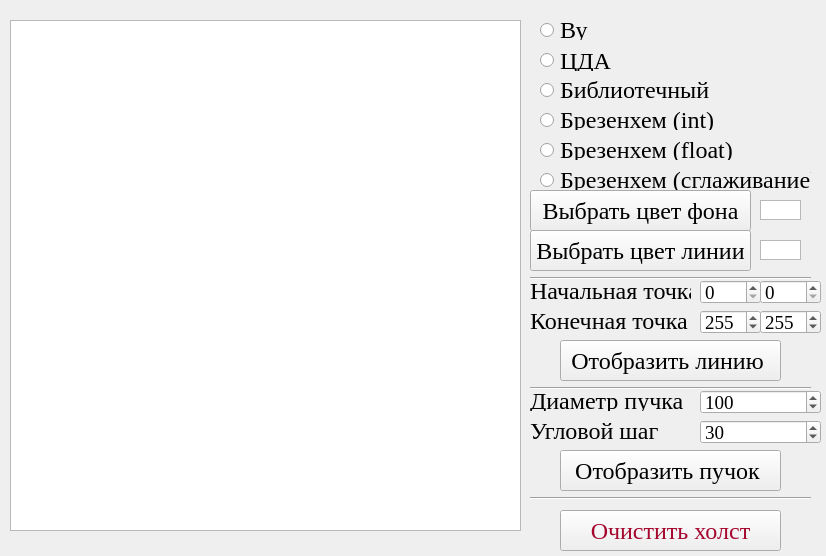
<?xml version="1.0" encoding="UTF-8"?>
<ui version="4.0">
 <class>window</class>
 <widget class="QMainWindow" name="window">
  <property name="geometry">
   <rect>
    <x>0</x>
    <y>0</y>
    <width>826</width>
    <height>556</height>
   </rect>
  </property>
  <property name="font">
   <font>
    <family>Courier New</family>
    <pointsize>14</pointsize>
    <weight>50</weight>
    <bold>false</bold>
   </font>
  </property>
  <property name="windowTitle">
   <string>Построение Отрезков</string>
  </property>
  <widget class="QWidget" name="centralwidget">
   <widget class="QGraphicsView" name="mainview">
    <property name="geometry">
     <rect>
      <x>10</x>
      <y>20</y>
      <width>511</width>
      <height>511</height>
     </rect>
    </property>
    <property name="font">
     <font>
      <family>Courier New</family>
      <pointsize>14</pointsize>
      <weight>50</weight>
      <bold>false</bold>
     </font>
    </property>
   </widget>
   <widget class="QRadioButton" name="cda">
    <property name="geometry">
     <rect>
      <x>540</x>
      <y>50</y>
      <width>221</width>
      <height>21</height>
     </rect>
    </property>
    <property name="font">
     <font>
      <family>Times New Roman</family>
      <pointsize>18</pointsize>
      <weight>50</weight>
      <bold>false</bold>
     </font>
    </property>
    <property name="text">
     <string>ЦДА</string>
    </property>
   </widget>
   <widget class="QRadioButton" name="br_float">
    <property name="geometry">
     <rect>
      <x>540</x>
      <y>140</y>
      <width>231</width>
      <height>20</height>
     </rect>
    </property>
    <property name="font">
     <font>
      <family>Times New Roman</family>
      <pointsize>18</pointsize>
      <weight>50</weight>
      <bold>false</bold>
     </font>
    </property>
    <property name="text">
     <string>Брезенхем (float)</string>
    </property>
   </widget>
   <widget class="QRadioButton" name="br_int">
    <property name="geometry">
     <rect>
      <x>540</x>
      <y>110</y>
      <width>201</width>
      <height>20</height>
     </rect>
    </property>
    <property name="font">
     <font>
      <family>Times New Roman</family>
      <pointsize>18</pointsize>
      <weight>50</weight>
      <bold>false</bold>
     </font>
    </property>
    <property name="text">
     <string>Брезенхем (int)</string>
    </property>
   </widget>
   <widget class="QRadioButton" name="br_smooth">
    <property name="geometry">
     <rect>
      <x>540</x>
      <y>170</y>
      <width>271</width>
      <height>20</height>
     </rect>
    </property>
    <property name="font">
     <font>
      <family>Times New Roman</family>
      <pointsize>18</pointsize>
      <weight>50</weight>
      <bold>false</bold>
     </font>
    </property>
    <property name="text">
     <string>Брезенхем (сглаживание)</string>
    </property>
   </widget>
   <widget class="QRadioButton" name="lib">
    <property name="geometry">
     <rect>
      <x>540</x>
      <y>20</y>
      <width>261</width>
      <height>20</height>
     </rect>
    </property>
    <property name="font">
     <font>
      <family>Times New Roman</family>
      <pointsize>18</pointsize>
      <weight>50</weight>
      <bold>false</bold>
     </font>
    </property>
    <property name="text">
     <string>Ву</string>
    </property>
   </widget>
   <widget class="QPushButton" name="btn_bground">
    <property name="geometry">
     <rect>
      <x>530</x>
      <y>190</y>
      <width>221</width>
      <height>41</height>
     </rect>
    </property>
    <property name="font">
     <font>
      <family>Times New Roman</family>
      <pointsize>18</pointsize>
      <weight>50</weight>
      <bold>false</bold>
     </font>
    </property>
    <property name="text">
     <string>Выбрать цвет фона</string>
    </property>
   </widget>
   <widget class="QGraphicsView" name="bground_color">
    <property name="geometry">
     <rect>
      <x>760</x>
      <y>200</y>
      <width>41</width>
      <height>20</height>
     </rect>
    </property>
    <property name="font">
     <font>
      <family>Times New Roman</family>
      <pointsize>14</pointsize>
      <weight>50</weight>
      <bold>false</bold>
     </font>
    </property>
   </widget>
   <widget class="QGraphicsView" name="line_color">
    <property name="geometry">
     <rect>
      <x>760</x>
      <y>240</y>
      <width>41</width>
      <height>20</height>
     </rect>
    </property>
    <property name="font">
     <font>
      <family>Times New Roman</family>
      <pointsize>14</pointsize>
      <weight>50</weight>
      <bold>false</bold>
     </font>
    </property>
   </widget>
   <widget class="QPushButton" name="btn_line">
    <property name="geometry">
     <rect>
      <x>530</x>
      <y>230</y>
      <width>221</width>
      <height>41</height>
     </rect>
    </property>
    <property name="font">
     <font>
      <family>Times New Roman</family>
      <pointsize>18</pointsize>
      <weight>50</weight>
      <bold>false</bold>
     </font>
    </property>
    <property name="text">
     <string>Выбрать цвет линии</string>
    </property>
   </widget>
   <widget class="QLabel" name="begin_point">
    <property name="geometry">
     <rect>
      <x>530</x>
      <y>280</y>
      <width>161</width>
      <height>21</height>
     </rect>
    </property>
    <property name="font">
     <font>
      <family>Times New Roman</family>
      <pointsize>18</pointsize>
      <weight>50</weight>
      <bold>false</bold>
     </font>
    </property>
    <property name="text">
     <string>Начальная точка</string>
    </property>
   </widget>
   <widget class="QLabel" name="end_point">
    <property name="geometry">
     <rect>
      <x>530</x>
      <y>310</y>
      <width>171</width>
      <height>21</height>
     </rect>
    </property>
    <property name="font">
     <font>
      <family>Times New Roman</family>
      <pointsize>18</pointsize>
      <weight>50</weight>
      <bold>false</bold>
     </font>
    </property>
    <property name="text">
     <string>Конечная точка</string>
    </property>
   </widget>
   <widget class="QSpinBox" name="begin_x">
    <property name="enabled">
     <bool>true</bool>
    </property>
    <property name="geometry">
     <rect>
      <x>700</x>
      <y>280</y>
      <width>61</width>
      <height>24</height>
     </rect>
    </property>
    <property name="font">
     <font>
      <family>Times New Roman</family>
      <pointsize>14</pointsize>
      <weight>50</weight>
      <bold>false</bold>
      <kerning>true</kerning>
     </font>
    </property>
    <property name="minimum">
     <number>0</number>
    </property>
    <property name="maximum">
     <number>511</number>
    </property>
   </widget>
   <widget class="QSpinBox" name="begin_y">
    <property name="geometry">
     <rect>
      <x>760</x>
      <y>280</y>
      <width>61</width>
      <height>24</height>
     </rect>
    </property>
    <property name="font">
     <font>
      <family>Times New Roman</family>
      <pointsize>14</pointsize>
      <weight>50</weight>
      <bold>false</bold>
     </font>
    </property>
    <property name="maximum">
     <number>511</number>
    </property>
   </widget>
   <widget class="QSpinBox" name="end_x">
    <property name="geometry">
     <rect>
      <x>700</x>
      <y>310</y>
      <width>61</width>
      <height>24</height>
     </rect>
    </property>
    <property name="font">
     <font>
      <family>Times New Roman</family>
      <pointsize>14</pointsize>
      <weight>50</weight>
      <bold>false</bold>
     </font>
    </property>
    <property name="maximum">
     <number>511</number>
    </property>
    <property name="value">
     <number>255</number>
    </property>
   </widget>
   <widget class="QSpinBox" name="end_y">
    <property name="geometry">
     <rect>
      <x>760</x>
      <y>310</y>
      <width>61</width>
      <height>24</height>
     </rect>
    </property>
    <property name="font">
     <font>
      <family>Times New Roman</family>
      <pointsize>14</pointsize>
      <weight>50</weight>
      <bold>false</bold>
     </font>
    </property>
    <property name="maximum">
     <number>511</number>
    </property>
    <property name="value">
     <number>255</number>
    </property>
   </widget>
   <widget class="QPushButton" name="draw_line">
    <property name="geometry">
     <rect>
      <x>560</x>
      <y>340</y>
      <width>221</width>
      <height>41</height>
     </rect>
    </property>
    <property name="font">
     <font>
      <family>Times New Roman</family>
      <pointsize>18</pointsize>
      <weight>50</weight>
      <bold>false</bold>
     </font>
    </property>
    <property name="text">
     <string>Отобразить линию </string>
    </property>
   </widget>
   <widget class="Line" name="line">
    <property name="geometry">
     <rect>
      <x>530</x>
      <y>270</y>
      <width>281</width>
      <height>16</height>
     </rect>
    </property>
    <property name="font">
     <font>
      <family>Times New Roman</family>
      <pointsize>14</pointsize>
      <weight>50</weight>
      <bold>false</bold>
     </font>
    </property>
    <property name="orientation">
     <enum>Qt::Horizontal</enum>
    </property>
   </widget>
   <widget class="Line" name="line_2">
    <property name="geometry">
     <rect>
      <x>530</x>
      <y>380</y>
      <width>281</width>
      <height>16</height>
     </rect>
    </property>
    <property name="font">
     <font>
      <family>Times New Roman</family>
      <pointsize>14</pointsize>
      <weight>50</weight>
      <bold>false</bold>
     </font>
    </property>
    <property name="orientation">
     <enum>Qt::Horizontal</enum>
    </property>
   </widget>
   <widget class="QPushButton" name="draw_sun">
    <property name="geometry">
     <rect>
      <x>560</x>
      <y>450</y>
      <width>221</width>
      <height>41</height>
     </rect>
    </property>
    <property name="font">
     <font>
      <family>Times New Roman</family>
      <pointsize>18</pointsize>
      <weight>50</weight>
      <bold>false</bold>
     </font>
    </property>
    <property name="text">
     <string>Отобразить пучок </string>
    </property>
   </widget>
   <widget class="QSpinBox" name="spin_angle">
    <property name="geometry">
     <rect>
      <x>700</x>
      <y>420</y>
      <width>121</width>
      <height>24</height>
     </rect>
    </property>
    <property name="font">
     <font>
      <family>Times New Roman</family>
      <pointsize>14</pointsize>
      <weight>50</weight>
      <bold>false</bold>
     </font>
    </property>
    <property name="maximum">
     <number>360</number>
    </property>
    <property name="value">
     <number>30</number>
    </property>
   </widget>
   <widget class="QLabel" name="diametr">
    <property name="geometry">
     <rect>
      <x>530</x>
      <y>390</y>
      <width>161</width>
      <height>21</height>
     </rect>
    </property>
    <property name="font">
     <font>
      <family>Times New Roman</family>
      <pointsize>18</pointsize>
      <weight>50</weight>
      <bold>false</bold>
     </font>
    </property>
    <property name="text">
     <string>Диаметр пучка</string>
    </property>
   </widget>
   <widget class="QLabel" name="angle_step">
    <property name="geometry">
     <rect>
      <x>530</x>
      <y>420</y>
      <width>171</width>
      <height>21</height>
     </rect>
    </property>
    <property name="font">
     <font>
      <family>Times New Roman</family>
      <pointsize>18</pointsize>
      <weight>50</weight>
      <bold>false</bold>
     </font>
    </property>
    <property name="text">
     <string>Угловой шаг</string>
    </property>
   </widget>
   <widget class="Line" name="line_4">
    <property name="geometry">
     <rect>
      <x>530</x>
      <y>490</y>
      <width>281</width>
      <height>16</height>
     </rect>
    </property>
    <property name="font">
     <font>
      <family>Times New Roman</family>
      <pointsize>14</pointsize>
      <weight>50</weight>
      <bold>false</bold>
     </font>
    </property>
    <property name="orientation">
     <enum>Qt::Horizontal</enum>
    </property>
   </widget>
   <widget class="QSpinBox" name="spin_dia">
    <property name="geometry">
     <rect>
      <x>700</x>
      <y>390</y>
      <width>121</width>
      <height>24</height>
     </rect>
    </property>
    <property name="font">
     <font>
      <family>Times New Roman</family>
      <pointsize>14</pointsize>
      <weight>50</weight>
      <bold>false</bold>
     </font>
    </property>
    <property name="minimum">
     <number>1</number>
    </property>
    <property name="maximum">
     <number>300</number>
    </property>
    <property name="value">
     <number>100</number>
    </property>
   </widget>
   <widget class="QPushButton" name="clean_all">
    <property name="geometry">
     <rect>
      <x>560</x>
      <y>510</y>
      <width>221</width>
      <height>41</height>
     </rect>
    </property>
    <property name="palette">
     <palette>
      <active>
       <colorrole role="ButtonText">
        <brush brushstyle="SolidPattern">
         <color alpha="255">
          <red>164</red>
          <green>6</green>
          <blue>45</blue>
         </color>
        </brush>
       </colorrole>
      </active>
      <inactive>
       <colorrole role="ButtonText">
        <brush brushstyle="SolidPattern">
         <color alpha="255">
          <red>164</red>
          <green>6</green>
          <blue>45</blue>
         </color>
        </brush>
       </colorrole>
      </inactive>
      <disabled>
       <colorrole role="ButtonText">
        <brush brushstyle="SolidPattern">
         <color alpha="255">
          <red>148</red>
          <green>148</green>
          <blue>148</blue>
         </color>
        </brush>
       </colorrole>
      </disabled>
     </palette>
    </property>
    <property name="font">
     <font>
      <family>Times New Roman</family>
      <pointsize>18</pointsize>
      <weight>50</weight>
      <bold>false</bold>
     </font>
    </property>
    <property name="text">
     <string>Очистить холст</string>
    </property>
   </widget>
   <widget class="QLabel" name="diametr_2">
    <property name="geometry">
     <rect>
      <x>530</x>
      <y>530</y>
      <width>181</width>
      <height>16</height>
     </rect>
    </property>
    <property name="font">
     <font>
      <family>Courier New</family>
      <pointsize>18</pointsize>
      <weight>50</weight>
      <bold>false</bold>
     </font>
    </property>
    <property name="text">
     <string/>
    </property>
   </widget>
   <widget class="QLabel" name="label">
    <property name="geometry">
     <rect>
      <x>720</x>
      <y>530</y>
      <width>91</width>
      <height>16</height>
     </rect>
    </property>
    <property name="font">
     <font>
      <family>Courier New</family>
      <pointsize>18</pointsize>
      <weight>50</weight>
      <bold>false</bold>
     </font>
    </property>
    <property name="text">
     <string/>
    </property>
   </widget>
   <widget class="QRadioButton" name="br_int_2">
    <property name="geometry">
     <rect>
      <x>540</x>
      <y>80</y>
      <width>201</width>
      <height>20</height>
     </rect>
    </property>
    <property name="font">
     <font>
      <family>Times New Roman</family>
      <pointsize>18</pointsize>
      <weight>50</weight>
      <bold>false</bold>
     </font>
    </property>
    <property name="text">
     <string>Библиотечный</string>
    </property>
   </widget>
  </widget>
 </widget>
 <resources/>
 <connections/>
</ui>
